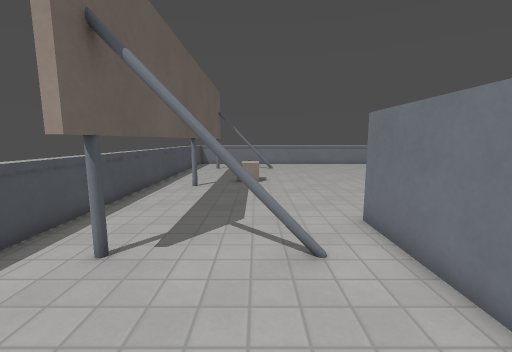
view 1 (above)

17 first-person views from a walk through a level from a Godot 3-D game. The camera is 1.3 m above the floor, tilts 8° down and sees 90° across. The floor is counted in squares, 0.5 m on a side. Each view is taken from the middle of a square. On the plan, view 1 faces up. The plan holds only what a view shows up to about 18 squares ahead; the rest is blank. Surface patterns are stand-ins for the level's own textures.

view 2
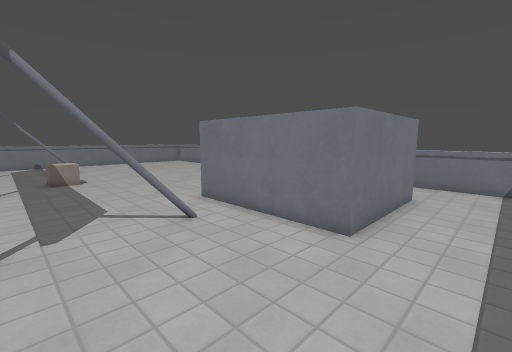

view 3
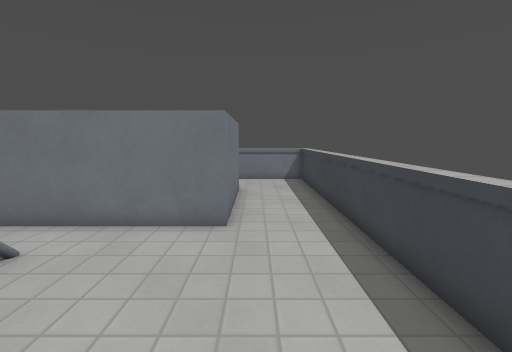

view 4
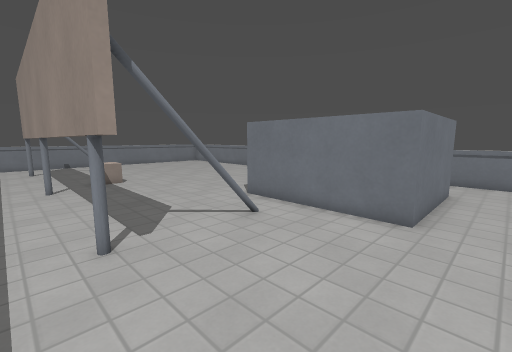

view 5
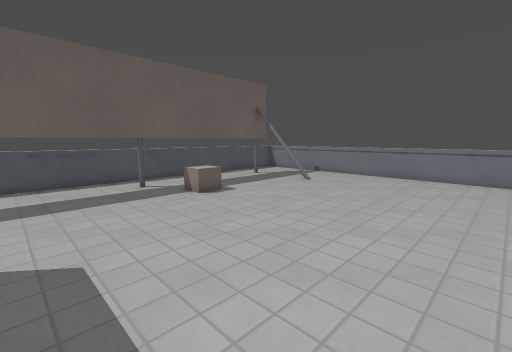

view 6
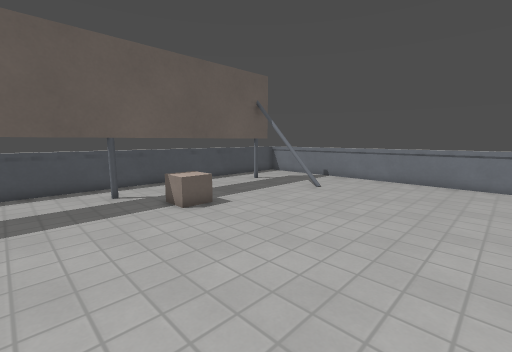

view 7
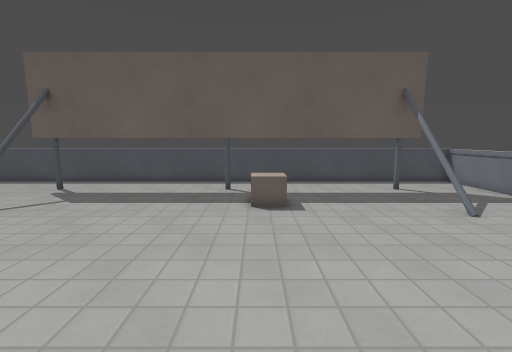

view 8
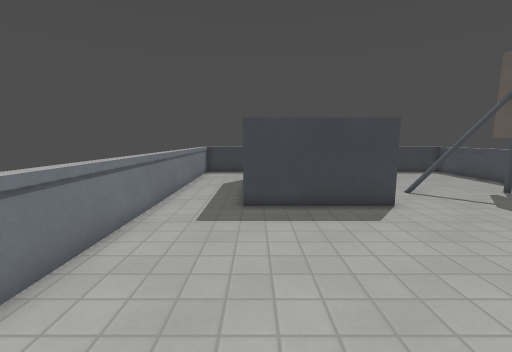

view 9
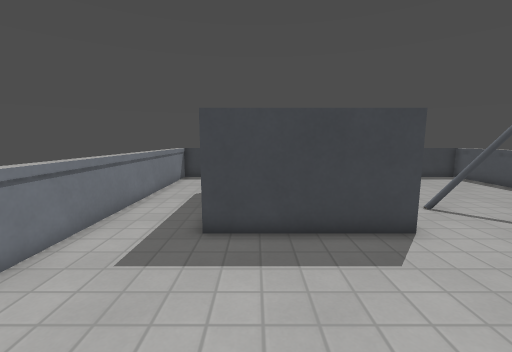

view 10
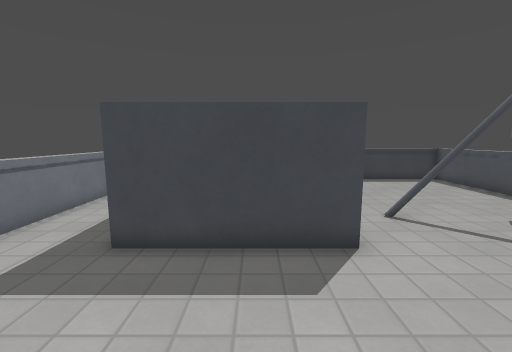

view 11
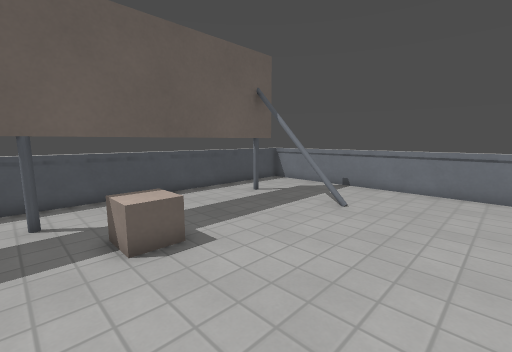

view 12
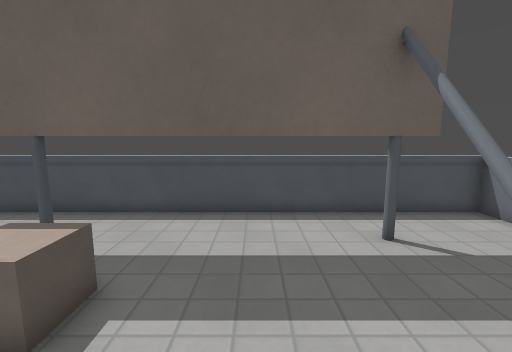

view 13
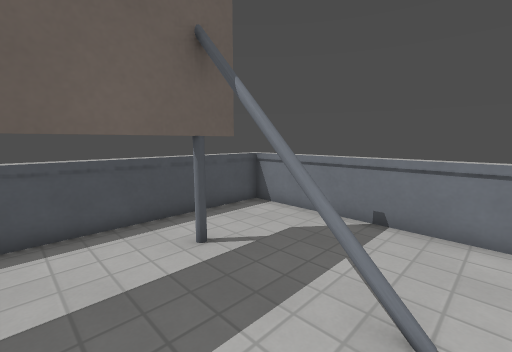

view 14
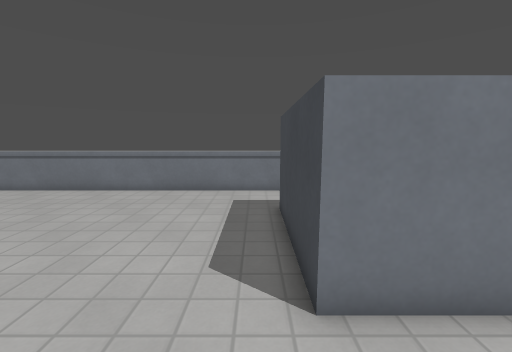

view 15
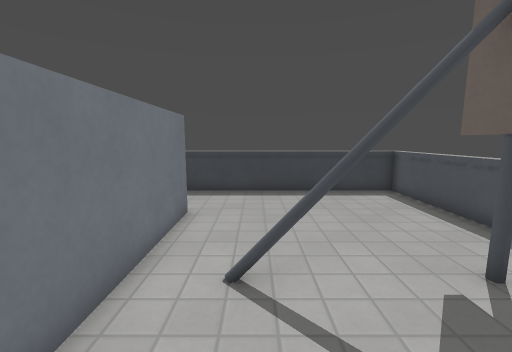

view 16
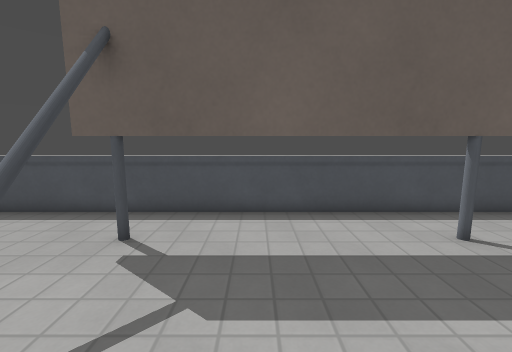

view 17
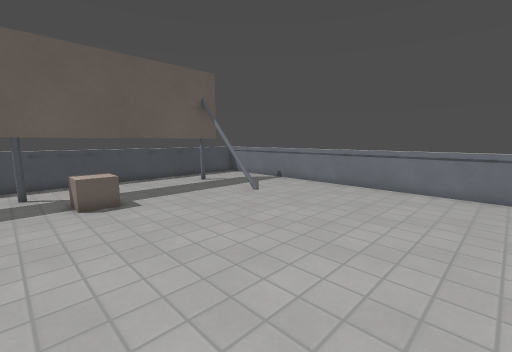

### Floor plan
Key: @ floor where view 1 was taken; # wall or solid block; . floor; D closed door; = window, fence, low wall or low ledge; ^ raised ledge; T thing the floor can be seen under or through; O other object.
Columns run from 6 left of view 1 to 14 right of it. Each row starts with its distance up from view 1.
 28 ^=================
 27 =.................
 26 =.................
 25 =.................
 24 =.OOTTT=..........
 23 =.OOTTT=..........
 22 =.OO.............. =
 21 =.OO...............=
 20 =.OO...............=
 19 =.OO...............=
 18 =.OO...............=
 17 =.OO.OO............=
 16 =.OO.OO............=
 15 =.OO...............=
 14 =.OO...............=#
 13 D.OO...............=#
 12 D.OO...............=#
 11 =.OO...............=#
 10 =.OO...............=
  9 =.OO...............=
  8 =.OO......^^^^^^#..=
  7 =.OO......^      ..=
  6 =.OOTTT=..^      ..=
  5 =.OOTTT=..^      ..=
  4 =.........^      ..=
  3 =.........^      ..=
  2 =.........^      ..=
  1 =.........^^^^^^#..=#
  0 =.....@............=#
 -1 =..................=#
 -2 =..................=#
 -3 ^==================^#
 -4  #########

Where each view was taken, in squares from view 1:
view 1: 0 up, 0 right, facing up
view 2: 2 down, 3 left, facing up-right
view 3: 0 up, 4 left, facing right
view 4: 1 down, 5 left, facing up-right
view 5: 9 up, 11 right, facing up-left
view 6: 11 up, 9 right, facing up-left
view 7: 16 up, 10 right, facing left
view 8: 18 up, 9 right, facing down
view 9: 15 up, 8 right, facing down
view 10: 14 up, 6 right, facing down
view 11: 14 up, 6 right, facing up-left
view 12: 20 up, 3 right, facing left
view 13: 20 up, 2 right, facing up-left
view 14: 9 up, 0 right, facing right
view 15: 10 up, 1 right, facing down
view 16: 9 up, 3 right, facing left
view 17: 14 up, 11 right, facing up-left
